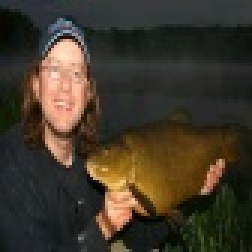
#> input picture Semestrul 4/AI/lab07/data/n01440764_12635.JPEG, 84 x 84 px (shown 3 times larger); its folder holds 4 pictures in this run
$ jupyter execute sepia_classifier_ann_own_code.ipynb
#> lines starting #> are read from the running program, lines starting #| are printed output that depends on the picture
### Semestrul 4/AI/lab07/SgdAnn.py
import numpy as np

class SgdAnn:
    def __init__(self, hidden_layer_sizes=(100,),
                 learning_rate_init=0.001, max_iter=200,
                 random_state=None, verbose=False,
                 early_stopping=False, tol=1e-4):

        self.hidden_layer_sizes = hidden_layer_sizes
        self.learning_rate = learning_rate_init
        self.max_iter = max_iter
        self.verbose = verbose
        self.tol = tol
        self.early_stopping = early_stopping
        self.loss_history = []

        if random_state is not None:
            np.random.seed(random_state)

        self.weights = []
        self.biases = []
        self.is_initialized = False

    def _initialize_parameters(self, input_size, output_size):
        layer_sizes = [input_size] + list(self.hidden_layer_sizes) + [output_size]

        self.weights = []
        self.biases = []
        for i in range(1, len(layer_sizes)):
            scale = np.sqrt(2.0 / (layer_sizes[i-1] + layer_sizes[i]))
            self.weights.append(np.random.randn(layer_sizes[i-1], layer_sizes[i]) * scale)
            self.biases.append(np.zeros((1, layer_sizes[i])))

        self.is_initialized = True

    def activation(self, x):
        return np.maximum(0, x)

    def activation_derivative(self, x):
        return np.where(x > 0, 1, 0)


    def forward(self, X):
        activations = [X]
        pre_activations = []

        for i in range(len(self.weights) - 1):
            z = np.dot(activations[-1], self.weights[i]) + self.biases[i]
            pre_activations.append(z)
            a = self.activation(z)
            activations.append(a)

        z = np.dot(activations[-1], self.weights[-1]) + self.biases[-1]
        pre_activations.append(z)

        exp_z = np.exp(z - np.max(z, axis=1, keepdims=True))
        a = exp_z / np.sum(exp_z, axis=1, keepdims=True)
        activations.append(a)

        return activations, pre_activations

    def fit(self, X, y):
        input_size = X.shape[1]
        if len(np.unique(y)) > 2:
            output_size = len(np.unique(y))
        else:
            output_size = 2

        if not self.is_initialized:
            self._initialize_parameters(input_size, output_size)

        m = X.shape[0]

        if output_size > 1:
            y_one_hot = np.zeros((m, output_size))
            y_one_hot[np.arange(m), y.astype(int)] = 1
            y = y_one_hot
        else:
            y = y.reshape(-1, 1)

        prev_loss = float('inf')
        for iteration in range(self.max_iter):
            activations, pre_activations = self.forward(X)

            loss = -np.mean(np.sum(y * np.log(activations[-1] + 1e-15), axis=1))
            self.loss_history.append(loss)

            if self.early_stopping and abs(prev_loss - loss) < self.tol:
                if self.verbose:
                    print(f"Converged at iteration {iteration}, Loss = {loss:.8f}")
                break

            prev_loss = loss

            if self.verbose and iteration % 10 == 0:
                print(f"Iteration {iteration}, Loss = {loss:.8f}")

            delta = activations[-1] - y
            dWeights = []
            dBiases = []

            for l in reversed(range(len(self.weights))):
                dw = np.dot(activations[l].T, delta) / m
                db = np.sum(delta, axis=0, keepdims=True) / m

                dWeights.insert(0, dw)
                dBiases.insert(0, db)

                if l > 0:
                    delta = np.dot(delta, self.weights[l].T) * self.activation_derivative(pre_activations[l-1])

            for l in range(len(self.weights)):
                self.weights[l] -= self.learning_rate * dWeights[l]
                self.biases[l] -= self.learning_rate * dBiases[l]

        return self

    def predict_proba(self, X):
        activations, _ = self.forward(X)
        return activations[-1]

    def predict(self, X):
        probs = self.predict_proba(X)
        if probs.shape[1] == 1:
            return (probs > 0.5).astype(int).flatten()
        else:
            return np.argmax(probs, axis=1)

### Semestrul 4/AI/lab07/sepia_classifier_ann_own_code.ipynb
[cell 1]
import os

import matplotlib.pyplot as plt
import numpy as np
from PIL import Image
from sklearn.metrics import confusion_matrix, accuracy_score, precision_score, recall_score
from sklearn.model_selection import train_test_split
from sklearn.preprocessing import StandardScaler
from SgdAnn import SgdAnn

[cell 2]
def load_data(directory_path="./data"):
#> called with directory_path = './data'
    inputs = []
    outputs = []
    outputNames = ["normal", "sepia"]

    for filename in os.listdir(directory_path):
        is_sepia = 1 if filename.startswith("sepia_") else 0
        img_path = os.path.join(directory_path, filename)
        try:
            img = Image.open(img_path).convert('RGB')
#> img is the input picture: PIL image 84x84 RGB; mean R, G, B 63.2, 55.2, 41.3
            img = img.resize((64, 64))
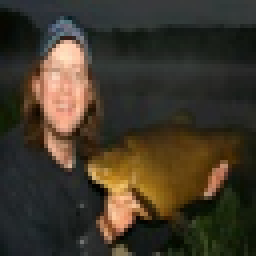
#> img: PIL image 64x64 RGB (shown 4 times larger); mean R, G, B 63.2, 55.2, 41.3

            img_array = np.array(img)
            r_mean = np.mean(img_array[:, :, 0])
#> r_mean = 63.16
            g_mean = np.mean(img_array[:, :, 1])
#> g_mean = 55.18
            b_mean = np.mean(img_array[:, :, 2])
#> b_mean = 41.3

            rb_ratio = r_mean / b_mean
#> rb_ratio = 1.53

            features = [r_mean, g_mean, b_mean, rb_ratio]
#> features = [63.16, 55.18, 41.3, 1.53]

            inputs.append(features)
            outputs.append(is_sepia)
        except Exception as e:
            print(f"Error loading {filename}: {e}")
#> pass 2 of the loop in load_data, `for filename in os.listdir(directory_path):`:
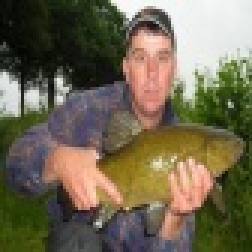
#> input picture Semestrul 4/AI/lab07/data/n01440764_4980.JPEG, 84 x 84 px (shown 3 times larger)
#> in load_data, img is the input picture: PIL image 84x84 RGB; mean R, G, B 113, 104.3, 81.8
#> in load_data, `img = img.resize((64, 64))`:
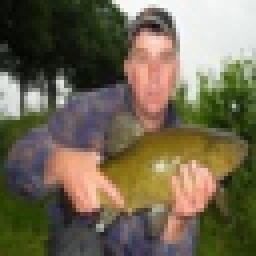
#> img: PIL image 64x64 RGB (shown 4 times larger); mean R, G, B 113, 104.3, 81.8
#> r_mean = 113
#> g_mean = 104.3
#> b_mean = 81.84
#> rb_ratio = 1.38
#> features = [113, 104.3, 81.84, 1.38]
#> pass 3 of the loop in load_data, `for filename in os.listdir(directory_path):`:
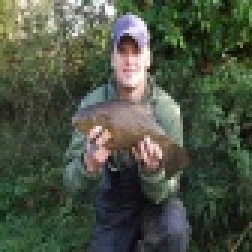
#> input picture Semestrul 4/AI/lab07/data/n01440764_5633.JPEG, 84 x 84 px (shown 3 times larger)
#> in load_data, img is the input picture: PIL image 84x84 RGB; mean R, G, B 75, 83.1, 67.3
#> in load_data, `img = img.resize((64, 64))`:
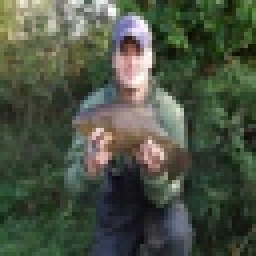
#> img: PIL image 64x64 RGB (shown 4 times larger); mean R, G, B 75, 83.1, 67.3
#> r_mean = 75.03
#> g_mean = 83.1
#> b_mean = 67.29
#> rb_ratio = 1.11
#> features = [75.03, 83.1, 67.29, 1.11]
#> the loop made 4 passes; the first 3 are shown

    return np.array(inputs), np.array(outputs), outputNames

[cell 3]
inputs, outputs, outputNames = load_data()
print("Feature names: ['avg_red', 'avg_green', 'avg_blue', 'red_blue_ratio']")

[cell 4]
def splitData(inputs, outputs):
    np.random.seed(42)
    trainInputs, testInputs, trainOutputs, testOutputs = train_test_split(
        inputs, outputs, test_size=0.2, random_state=42, stratify=outputs
    )

    return trainInputs, trainOutputs, testInputs, testOutputs

[cell 5]
def normalisation(trainData, testData):
    scaler = StandardScaler()
    normalizedTrainData = scaler.fit_transform(trainData)
    normalizedTestData = scaler.transform(testData)

    return normalizedTrainData, normalizedTestData

[cell 6]
trainInputs, trainOutputs, testInputs, testOutputs = splitData(inputs, outputs)
trainInputsNorm, testInputsNorm = normalisation(trainInputs, testInputs)

print(f"Training set class distribution: {np.bincount(trainOutputs)}")
bins = range(len(outputNames) + 1)
plt.hist(trainOutputs, bins=bins, rwidth=0.8)
bin_w = (max(bins) - min(bins)) / (len(bins) - 1)
plt.xticks(np.arange(min(bins) + bin_w / 2, max(bins), bin_w), outputNames)
plt.title("Training Dataset Class Distribution")
plt.ylabel("Count")
plt.show()
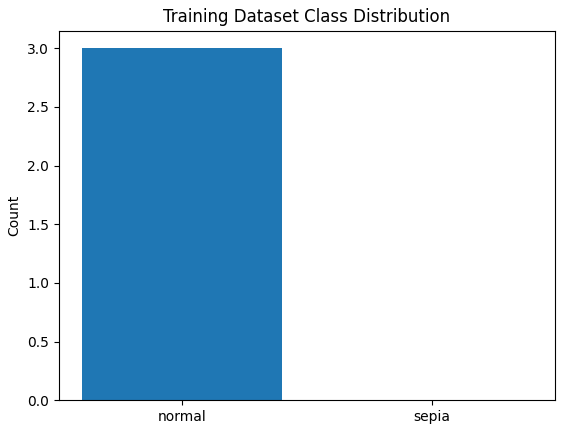
#> figure drawn by matplotlib, 1 panel

[cell 7]
clf = SgdAnn(
    hidden_layer_sizes=(32, 16),
    max_iter=100,
    random_state=42,
    learning_rate_init=0.001,
    early_stopping=False,
    verbose=True,
    tol=1e-8
)

clf.fit(trainInputsNorm, trainOutputs)
predictedLabels = clf.predict(testInputsNorm)

[cell 8]
def plotConfusionMatrix(cm, labels, title='Confusion Matrix'):
#> called with cm = array of shape (2, 2), title = 'SEPIA classification'
    fig, ax = plt.subplots()
    cax = ax.matshow(cm, cmap='Blues')
    plt.title(title)
    plt.colorbar(cax)
    ax.set_xticklabels([''] + list(labels))
    ax.set_yticklabels([''] + list(labels))

    for i in range(cm.shape[0]):
        for j in range(cm.shape[1]):
            ax.text(j, i, str(cm[i, j]), va='center', ha='center')

    plt.xlabel('Predicted')
    plt.ylabel('True')
    plt.show()
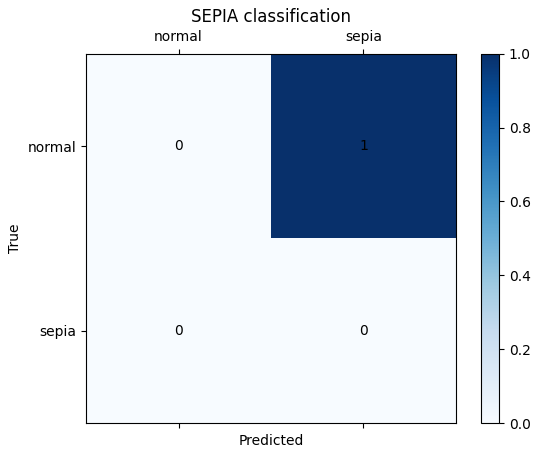
#> figure drawn by matplotlib, 2 panels

[cell 9]
def evalMultiClass(realLabels, computedLabels, labelNames):
    cm = confusion_matrix(realLabels, computedLabels)
    acc = accuracy_score(realLabels, computedLabels)
    prec = precision_score(realLabels, computedLabels, average=None, zero_division=0)
    recall = recall_score(realLabels, computedLabels, average=None, zero_division=0)
    precision_dict = dict(zip(labelNames, prec))
    recall_dict = dict(zip(labelNames, recall))
    return acc, precision_dict, recall_dict, cm
